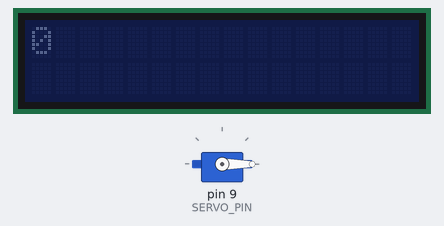
Simulated run of this sketch. Board: Arduino Uno, built with avr-gcc and run on an emulated ATmega328P. On the bench: 16×2 character LCD, servo. What the sketch prints to the serial monitor is not drawn.

Above: at 0.1 s.
At 1.1 s:
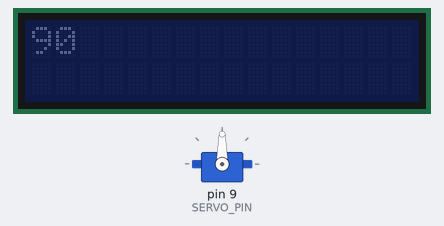
At 2.1 s:
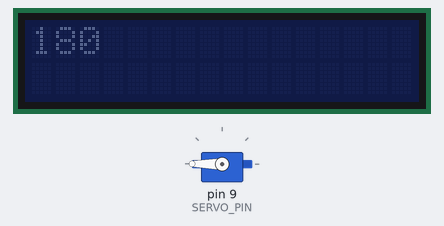
Timing chart, 0 to 130.0 s (numbered marks = the images above):
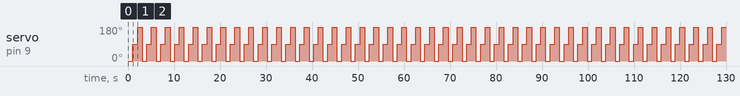

The sketch:

app.ino
```cpp
#include <Servo.h>
#include <LiquidCrystal_I2C.h>

 LiquidCrystal_I2C lcd(0x3F, 16, 2);

 #define SERVO_PIN 9
 Servo gServo;
 void setup()
{
  Serial.begin(9600);

  lcd.init();
  //lcd.begin();
  gServo.attach(SERVO_PIN); }
 void loop()
 {
gServo.write(0);
Serial.println(0);
lcd.clear();
 lcd.setCursor(0,0);
 lcd.print("0  ");
 delay(1000);
 gServo.write(90);
Serial.println(90);
lcd.clear();
 lcd.setCursor(0,0);
 lcd.print("90  ");

delay(1000);
 gServo.write(180);
Serial.println(180);
lcd.clear();
 lcd.setCursor(0,0);
 lcd.print("180  ");

delay(1000); }
```

Measured:
- by itself, servo on pin 9 (SERVO_PIN): repeats every 3.0 s: 180° 1.0 s, 0° 1.0 s, 90° 1.0 s
- what the display in image 1 shows lasts 1.0 s, from 1.1 s to 2.1 s
